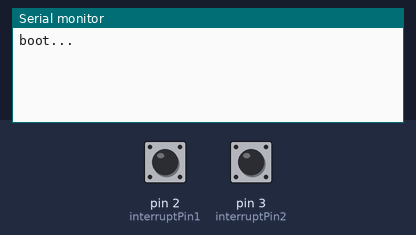
A sketch run on a simulated Arduino Uno, built with avr-gcc and run on an emulated ATmega328P. On the bench: the last lines printed to the serial monitor. The inputs (shaded band) are chosen by the test bench; at power-on: pin 2 (interruptPin1) LOW, pin 3 (interruptPin2) LOW.

Above: at 1.2 s.
1.3 s: pin 2 (interruptPin1) pulled HIGH for 0.15 s
At 2.1 s:
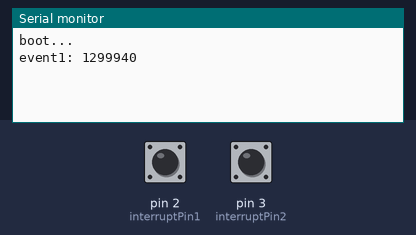
2.9 s: pin 3 (interruptPin2) pulled HIGH for 0.15 s
At 3.4 s:
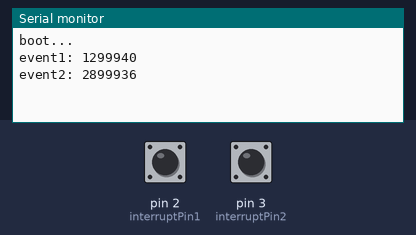
4.5 s: pin 2 (interruptPin1) pulled HIGH for 1 s
At 5.8 s:
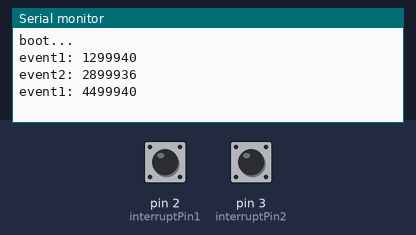
7.0 s: pin 3 (interruptPin2) pulled HIGH for 1 s
At 7.7 s:
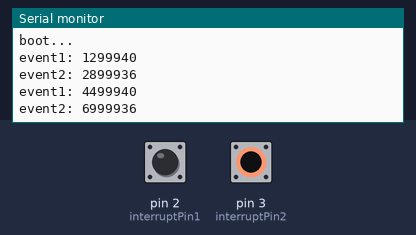
Timing chart, 0 to 10.0 s (numbered marks = the images above; inputs shaded):
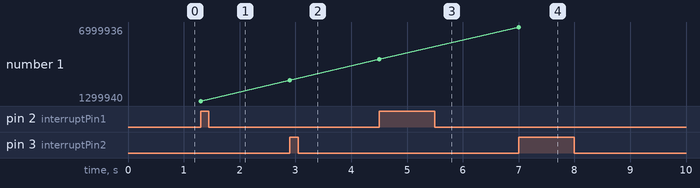

The sketch:

stimulator_avoutput_delay.ino
```cpp
const byte interruptPin1 = 2;
const byte interruptPin2 = 3;
unsigned long time;

void setup() {
    Serial.begin(9600);Serial.println("boot...");
    time = 0;
    pinMode(interruptPin1, INPUT);
    pinMode(interruptPin2, INPUT);
    attachInterrupt(digitalPinToInterrupt(interruptPin1), reset, RISING);
    attachInterrupt(digitalPinToInterrupt(interruptPin2), move, RISING);
}

void loop() {

}

void reset() {
    time = micros();
    Serial.print("event1: ");
    Serial.println(micros());
}

void move() {
    unsigned long time2 = micros();
    Serial.print("event2: ");
    Serial.println(micros());

}
```

Measured:
- after the input at 1.3 s, the serial monitor: prints a new line at once (image 1)
- after the input at 2.9 s, the serial monitor: prints a new line at once (image 2)
- after the input at 4.5 s, the serial monitor: prints a new line at once (image 3)
- after the input at 7.0 s, the serial monitor: prints a new line at once (image 4)
- plotted number 1: 1299940 → 2899936 after the input at 2.9 s, 2899936 → 4499940 after the input at 4.5 s, 4499940 → 6999936 after the input at 7.0 s
